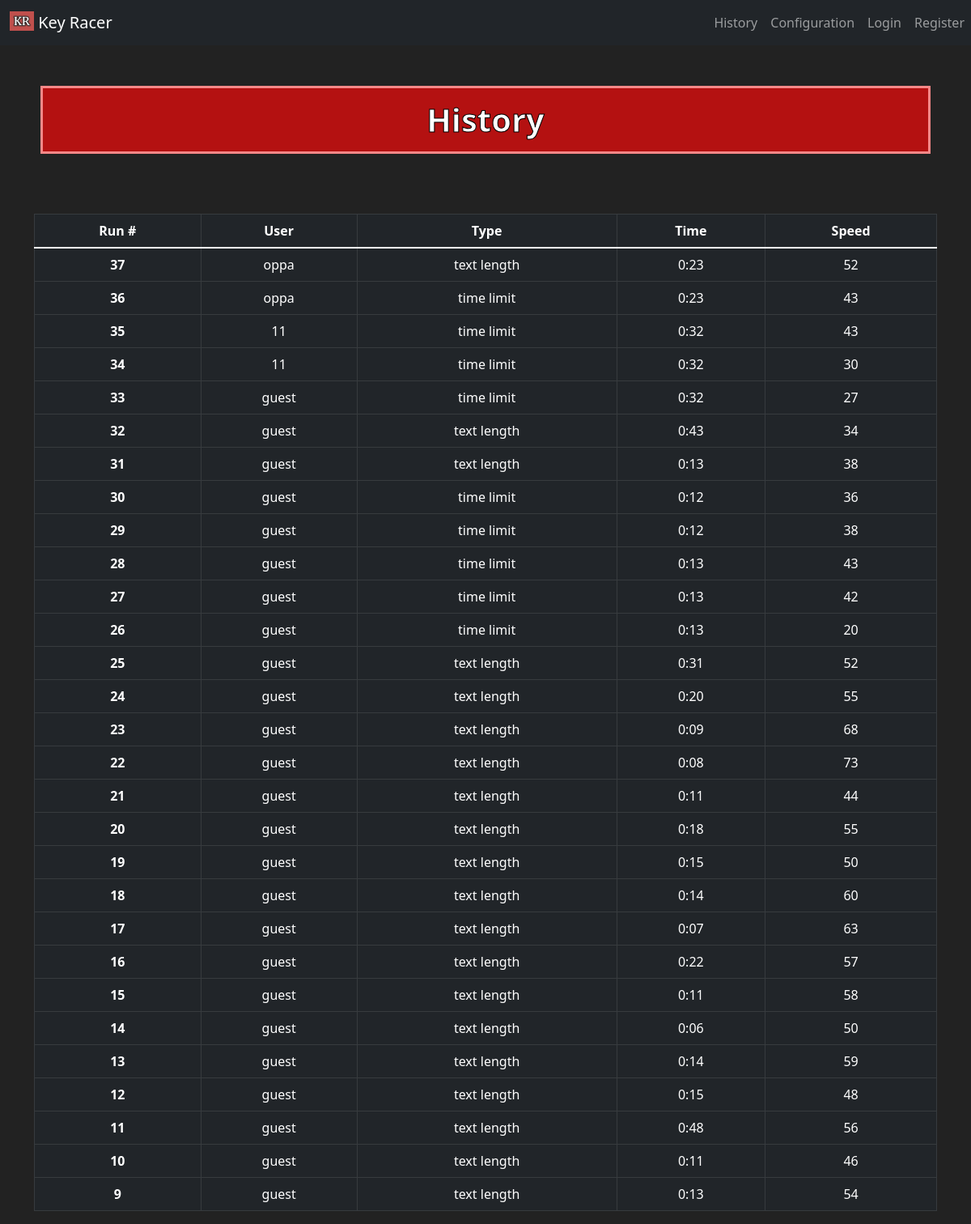
Before: /history with the older database file.
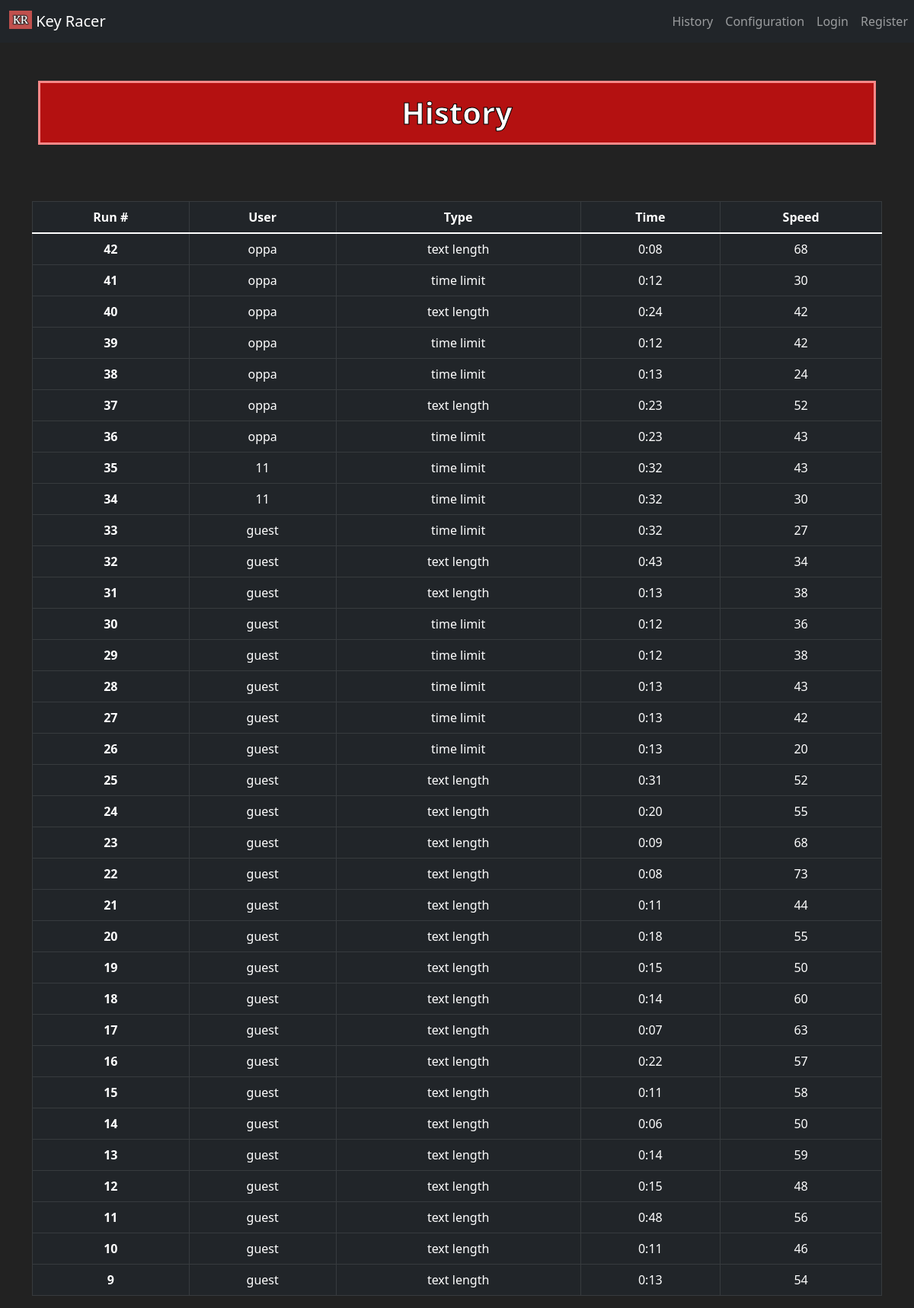
After: the same page with the newer database file.
### tables this page shows
CREATE TABLE runs (id INTEGER PRIMARY KEY AUTOINCREMENT NOT NULL, minutes INTEGER, seconds INTEGER, speed INTEGER, configuration TEXT NOT NULL, user TEXT);

### app.py (the view)
@app.route("/history", methods=["GET"])
def history():
    runs = []
    user = ""
    username = ""
    with sqlite3.connect('typer.db') as con:
        cur = con.cursor()
        if 'user_id' in session:
            usernames = cur.execute('SELECT username FROM users WHERE id = ?', (session['user_id'], ))
            for usernam in usernames:
                username = usernam[0]
            user = "user"
        else:
            user = "guest"
        runs = cur.execute('SELECT * FROM runs')
        con.commit()
        return render_template("history.html", user=user, runs=runs, username=username)

### templates/history.html (shortened to what this page needs)
{% extends "layout.html" %}
{% block content %}
    <h1>History</h1>
    <br>
    <div class="container">
        <div class="col align-self-center">
            <table class="text-center table table-dark table-hover talbe-striped table-bordered" id="original">
                <thead>
                    <th scope="col">Run #</th>
                    <th scope="col">User</th>
                    <th scope="col">Type</th>
                    <th scope="col">Time</th>
                    <th scope="col">Speed</th>
                </thead>
                <tbody id="story" class="table-group-divider">
                    {% for run in runs | reverse %}
                        <tr id="run{{ run[0] }}">
                            <th scope="row">{{ run[0] }}</th>
                            <td>{{ run[5] }}</td>
                            <td>{{ run[4] }}</td>
                            {% if run[2] < 10 %}
                            <td>{{ run[1] }}:0{{ run[2] }}</td>
                            {% else %}
                            <td>{{ run[1] }}:{{ run[2] }}</td>
                            {% endif %}
                            <td>{{ run[3] }}</td>
                        </tr>
                    {% endfor %}
                </tbody>
            </table>
        </div>
    </div>
{% endblock %}

### templates/layout.html (shortened to what this page needs)
<!DOCTYPE html>
<html lang="en">
<head>
    <link href="https://cdn.jsdelivr.net/npm/bootstrap@5.1.3/dist/css/bootstrap.min.css" rel="stylesheet">
    <link rel="stylesheet" href="/static/styles.css">
</head>
<body style="background-color:rgb(18,18,18,.93); color:white;">
    <nav class="navbar navbar-expand-lg navbar-dark bg-dark">
        <div class="container-fluid">
            <a class="navbar-brand" href="/">
                <img src="/static/logo1.PNG" alt="" width="30" height="24" class="d-inline-block align-text-top">
                Key Racer
            </a>
        </div>
        <div class="collapse navbar-collapse" id="navbarNav">
            <div class="navbar-nav">
                    <a class="nav-link" aria-current="page" href="/history">History</a>
                    <a class="nav-link" aria-current="page" href="/">Configuration</a>
                    {% if user == "user" %}
                        <a class="nav-link" aria-current="page" href="/logout">Logout</a>
                    {% else %}
                        <a class="nav-link" aria-current="page" href="/login">Login</a>
                        <a class="nav-link" aria-current="page" href="/register">Register</a>
                    {% endif %}
            </div>
        </div>
    </nav>
    {% block content %}{% endblock %}
</body>
</html>

### static/styles.css (style rules this page uses)
h1 { color: white; -webkit-text-stroke-width: 1px; -webkit-text-stroke-color: black; text-align: center; border: 3px solid rgb(248, 136, 136); background-color: rgb(180, 17, 17); margin-top: 30px; margin: 50px; padding: 15px; font-weight: bold; }

Changed rows visible on the page:
added runs: id "42", user "oppa", configuration "text length", minutes "0", seconds "8", speed "68"
added runs: id "41", user "oppa", configuration "time limit", minutes "0", seconds "12", speed "30"
added runs: id "40", user "oppa", configuration "text length", minutes "0", seconds "24", speed "42"
added runs: id "39", user "oppa", configuration "time limit", minutes "0", seconds "12", speed "42"
added runs: id "38", user "oppa", configuration "time limit", minutes "0", seconds "13", speed "24"
